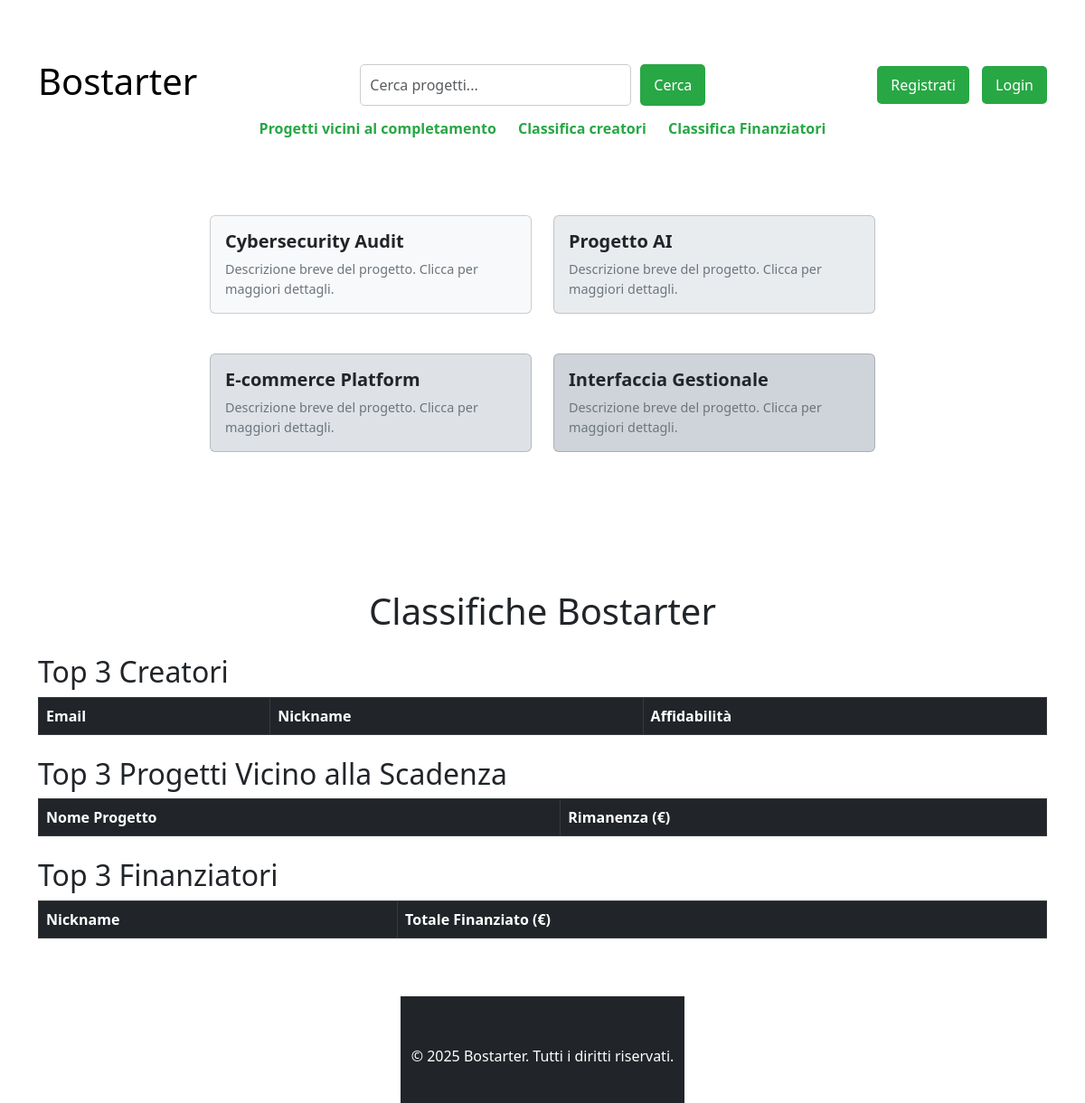
The app's page /pages/home/home.php, older data.
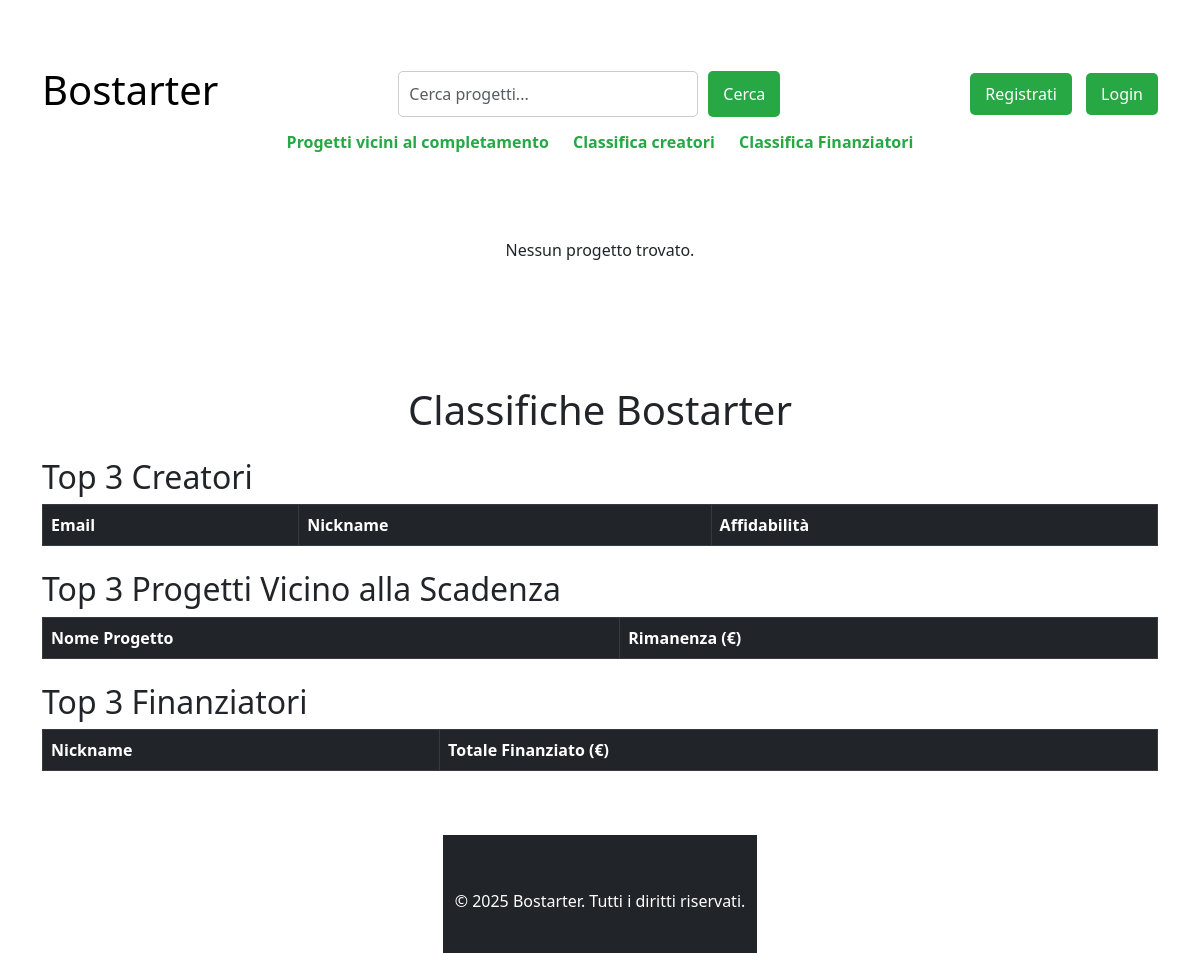
The same page, newer data.
### tables this page shows
create table PROGETTO(
    nome varchar(30) primary key,
    descrizione varchar(300),
    data_inserimento datetime,
    budget decimal(10,2) not null check (budget > 0),
    data_limite datetime,
    stato enum('aperto', 'chiuso') default 'aperto', 
    emailUtenteCreatore varchar(40),
    foreign key (emailUtenteCreatore) references CREATORE(emailUtente)
);

### pages/home/homeController.php (called while the page is built, shortened)
<?php
try {
    $pdo = new PDO('mysql:host=localhost;dbname=BOSTARTER', 'root', 'changeme');
    $pdo->setAttribute(PDO::ATTR_ERRMODE, PDO::ERRMODE_EXCEPTION);
} catch (PDOException $e) {
    die("Connessione al DB non riuscita. Errore: " . $e->getMessage());
}
try {
    $query = "SELECT nome FROM Progetto";
    $res = $pdo->prepare($query);
    $res->execute();
    $projects = $res->fetchAll(PDO::FETCH_ASSOC);
} catch (PDOException $e) {
    die("Query SQL non riuscita. Errore: " . $e->getMessage());
}
?>

### pages/home/home.php (the view, shortened to what this page needs)
<!DOCTYPE html>
<html lang="it">
<head>
    <link rel="stylesheet" href="home.css">
    <link href="https://cdn.jsdelivr.net/npm/bootstrap@5.3.0/dist/css/bootstrap.min.css" rel="stylesheet">
</head>
<?php
    include('homeController.php');
?>
<body>
    <header>
        <div class="container d-flex flex-column align-items-center py-3">
            <div class="d-flex justify-content-between align-items-center w-100">
                <h1 class="titleWebSite">Bostarter</h1>
                <div class="search-bar d-flex">
                   <form action="/pages/home/searchResults.php" method="GET" class="d-flex">
                       <input type="text" name="query" id="search-input" placeholder="Cerca progetti..." class="form-control" onkeyup="searchProjects()">
                       <button type="submit" class="btn btn-primary">Cerca</button>
                   </form>
                </div>
                <div id='actions'>
                    <?php if (!isset($_SESSION['user_role']) ): ?>
                        <a href="/pages/register/register.php">Registrati</a>
                        <a href="/pages/login/login.php">Login</a>
                    <?php endif; ?>
                </div>
            </div>
            <nav class="mt-2">
                <a href="#top3vicinoscadenza" class="menu-item">Progetti vicini al completamento</a>
                <a href="#top3creatori"class="menu-item">Classifica creatori</a>
                <a href="#top3finanziatori" class="menu-item">Classifica Finanziatori</a>
            </nav>
        </div>
    </header>
    <div class="container mt-5">
        <div class="row">
            <div class="col-12 col-md-8 offset-md-2">
                <div class="row">
                    <?php
                    if (!empty($GLOBALS['projects'])) {
                        $projects = $GLOBALS['projects'];
                        foreach ($projects as $i => $project) {
                            $project_name = htmlspecialchars($project['nome']);
                            $project_link = isset($_SESSION['user_role']) ? "../item/item.php?nome=" . urlencode($project_name) : "#";
                            $card_colors = ['#f8f9fa', '#e9ecef', '#dee2e6', '#ced4da', '#adb5bd'];
                    ?>
                    <div class="col-12 col-md-6 mb-4">
                        <div class="card" style="background-color: <?php echo $card_colors[$i % count($card_colors)]; ?>; cursor: pointer; transition: transform 0.3s;" onclick="window.location.href='<?php echo $project_link; ?>'">
                            <div class="card-body">
                                <h5 class="card-title"><?php echo $project_name; ?></h5>
                                <p class="card-text">Descrizione breve del progetto. Clicca per maggiori dettagli.</p>
                            </div>
                        </div>
                    </div>
                    <?php
                        }
                    } else {
                        echo "<p class='text-center'>Nessun progetto trovato.</p>";
                    }
                    ?>
                </div>
            </div>
        </div>
    </div>
    <div class="container mt-5">
        <h1 class="mb-4 text-center">Classifiche Bostarter</h1>
        <h2 class="mt-4" id='top3creatori'>Top 3 Creatori</h2>
        <table class="table table-bordered table-striped">
            <thead class="table-dark">
                <tr>
                    <th>Email</th>
                    <th>Nickname</th>
                    <th>Affidabilità</th>
                </tr>
            </thead>
        </table>
        <h2 class="mt-4" id='top3vicinoscadenza'>Top 3 Progetti Vicino alla Scadenza</h2>
        <table class="table table-bordered table-striped">
            <thead class="table-dark">
                <tr>
                    <th>Nome Progetto</th>
                    <th>Rimanenza (€)</th>
                </tr>
            </thead>
        </table>
        <h2 class="mt-4" id='top3finanziatori'>Top 3 Finanziatori</h2>
        <table class="table table-bordered table-striped">
            <thead class="table-dark">
                <tr>
                    <th>Nickname</th>
                    <th>Totale Finanziato (€)</th>
                </tr>
            </thead>
        </table>
    </div>
    <footer class="bg-dark text-white py-4 mt-5">
        <div class="container text-center">
            <p>&copy; 2025 Bostarter. Tutti i diritti riservati.</p>
        </div>
    </footer>
</body>
</html>

### pages/home/home.css (style rules this page uses)
body { height: 100vh; width: 100vw; display: flex; flex-direction: column; justify-content: flex-start; align-items: center; margin: 0; font-family: 'Arial', sans-serif; background-color: #f7f7f7; }
header { width: 100%; display: flex; flex-direction: column; align-items: center; padding: 20px 0; color: black; }
.menu-item { margin: 0 10px; text-decoration: none; color: #28a745; font-weight: bold; }
.search-bar { display: flex; align-items: center; position: relative; }
#search-input { padding: 10px; border: 1px solid #ccc; border-radius: 5px; width: 300px; }
.search-bar button { padding: 10px 15px; margin-left: 10px; background-color: #28a745; color: white; border: none; border-radius: 5px; cursor: pointer; }
#actions a, #actions button { color: white; background-color: #28a745; padding: 10px 15px; border-radius: 5px; text-decoration: none; margin-left: 10px; }
.container { margin-top: 30px; }
.row { margin-bottom: 30px; }
footer { background-color: #0f0f0f; color: #f8f9fa; padding: 20px 0; text-align: center; }
.card { border-radius: 10px; transition: transform 0.3s, box-shadow 0.3s; margin-bottom: 20px; background-color: white; border: none; }
.card-title { font-size: 1.25rem; font-weight: bold; }
.card-text { font-size: 0.9rem; color: #6c757d; }

Row changes from the older to the newer data that the page shows:
removed progetto: nome "Cybersecurity Audit"
removed progetto: nome "Progetto AI"
removed progetto: nome "E-commerce Platform"
removed progetto: nome "Interfaccia Gestionale"
Text that changed along with them:
text now shown: "Nessun progetto trovato."
